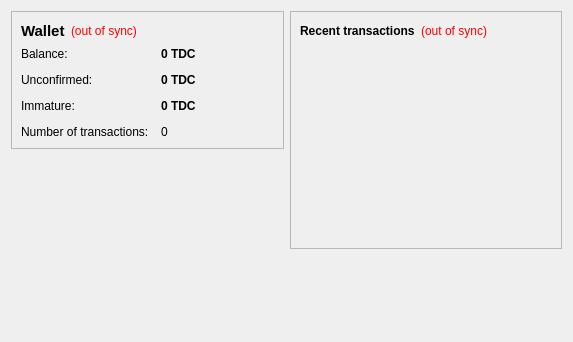
<?xml version="1.0" encoding="UTF-8"?>
<ui version="4.0">
 <class>OverviewPage</class>
 <widget class="QWidget" name="OverviewPage">
  <property name="geometry">
   <rect>
    <x>0</x>
    <y>0</y>
    <width>573</width>
    <height>342</height>
   </rect>
  </property>
  <property name="windowTitle">
   <string>Form</string>
  </property>
  <layout class="QHBoxLayout" name="horizontalLayout" stretch="1,1">
   <item>
    <layout class="QVBoxLayout" name="verticalLayout_2">
     <item>
      <widget class="QFrame" name="frame">
       <property name="frameShape">
        <enum>QFrame::StyledPanel</enum>
       </property>
       <property name="frameShadow">
        <enum>QFrame::Raised</enum>
       </property>
       <layout class="QVBoxLayout" name="verticalLayout_4">
        <item>
         <layout class="QHBoxLayout" name="horizontalLayout_4">
          <item>
           <widget class="QLabel" name="label_5">
            <property name="font">
             <font>
              <pointsize>11</pointsize>
              <weight>75</weight>
              <bold>true</bold>
             </font>
            </property>
            <property name="text">
             <string>Wallet</string>
            </property>
           </widget>
          </item>
          <item>
           <widget class="QLabel" name="labelWalletStatus">
            <property name="toolTip">
             <string>The displayed information may be out of date. Your wallet automatically synchronizes with the TradeCoin network after a connection is established, but this process has not completed yet.</string>
            </property>
            <property name="styleSheet">
             <string notr="true">QLabel { color: red; }</string>
            </property>
            <property name="text">
             <string notr="true">(out of sync)</string>
            </property>
            <property name="alignment">
             <set>Qt::AlignLeading|Qt::AlignLeft|Qt::AlignVCenter</set>
            </property>
           </widget>
          </item>
          <item>
           <spacer name="horizontalSpacer_2">
            <property name="orientation">
             <enum>Qt::Horizontal</enum>
            </property>
            <property name="sizeHint" stdset="0">
             <size>
              <width>40</width>
              <height>20</height>
             </size>
            </property>
           </spacer>
          </item>
         </layout>
        </item>
        <item>
         <layout class="QFormLayout" name="formLayout_2">
          <property name="fieldGrowthPolicy">
           <enum>QFormLayout::AllNonFixedFieldsGrow</enum>
          </property>
          <property name="horizontalSpacing">
           <number>12</number>
          </property>
          <property name="verticalSpacing">
           <number>12</number>
          </property>
          <item row="0" column="0">
           <widget class="QLabel" name="label">
            <property name="text">
             <string>Balance:</string>
            </property>
           </widget>
          </item>
          <item row="0" column="1">
           <widget class="QLabel" name="labelBalance">
            <property name="font">
             <font>
              <weight>75</weight>
              <bold>true</bold>
             </font>
            </property>
            <property name="cursor">
             <cursorShape>IBeamCursor</cursorShape>
            </property>
            <property name="toolTip">
             <string>Your current balance</string>
            </property>
            <property name="text">
             <string notr="true">0 TDC</string>
            </property>
            <property name="textInteractionFlags">
             <set>Qt::LinksAccessibleByMouse|Qt::TextSelectableByKeyboard|Qt::TextSelectableByMouse</set>
            </property>
           </widget>
          </item>
          <item row="1" column="0">
           <widget class="QLabel" name="label_3">
            <property name="text">
             <string>Unconfirmed:</string>
            </property>
           </widget>
          </item>
          <item row="1" column="1">
           <widget class="QLabel" name="labelUnconfirmed">
            <property name="font">
             <font>
              <weight>75</weight>
              <bold>true</bold>
             </font>
            </property>
            <property name="cursor">
             <cursorShape>IBeamCursor</cursorShape>
            </property>
            <property name="toolTip">
             <string>Total of transactions that have yet to be confirmed, and do not yet count toward the current balance</string>
            </property>
            <property name="text">
             <string notr="true">0 TDC</string>
            </property>
            <property name="textInteractionFlags">
             <set>Qt::LinksAccessibleByMouse|Qt::TextSelectableByKeyboard|Qt::TextSelectableByMouse</set>
            </property>
           </widget>
          </item>
          <item row="3" column="0">
           <widget class="QLabel" name="label_2">
            <property name="text">
             <string>Number of transactions:</string>
            </property>
           </widget>
          </item>
          <item row="3" column="1">
           <widget class="QLabel" name="labelNumTransactions">
            <property name="toolTip">
             <string>Total number of transactions in wallet</string>
            </property>
            <property name="text">
             <string notr="true">0</string>
            </property>
           </widget>
          </item>
          <item row="2" column="0">
           <widget class="QLabel" name="labelImmatureText">
            <property name="text">
             <string>Immature:</string>
            </property>
           </widget>
          </item>
          <item row="2" column="1">
           <widget class="QLabel" name="labelImmature">
            <property name="font">
             <font>
              <weight>75</weight>
              <bold>true</bold>
             </font>
            </property>
            <property name="toolTip">
             <string>Mined balance that has not yet matured</string>
            </property>
            <property name="text">
             <string notr="true">0 TDC</string>
            </property>
            <property name="textInteractionFlags">
             <set>Qt::LinksAccessibleByMouse|Qt::TextSelectableByKeyboard|Qt::TextSelectableByMouse</set>
            </property>
           </widget>
          </item>
         </layout>
        </item>
       </layout>
      </widget>
     </item>
     <item>
      <spacer name="verticalSpacer">
       <property name="orientation">
        <enum>Qt::Vertical</enum>
       </property>
       <property name="sizeHint" stdset="0">
        <size>
         <width>20</width>
         <height>40</height>
        </size>
       </property>
      </spacer>
     </item>
    </layout>
   </item>
   <item>
    <layout class="QVBoxLayout" name="verticalLayout_3">
     <item>
      <widget class="QFrame" name="frame_2">
       <property name="frameShape">
        <enum>QFrame::StyledPanel</enum>
       </property>
       <property name="frameShadow">
        <enum>QFrame::Raised</enum>
       </property>
       <layout class="QVBoxLayout" name="verticalLayout">
        <item>
         <layout class="QHBoxLayout" name="horizontalLayout_2">
          <item>
           <widget class="QLabel" name="label_4">
            <property name="text">
             <string>&lt;b&gt;Recent transactions&lt;/b&gt;</string>
            </property>
           </widget>
          </item>
          <item>
           <widget class="QLabel" name="labelTransactionsStatus">
            <property name="toolTip">
             <string>The displayed information may be out of date. Your wallet automatically synchronizes with the TradeCoin network after a connection is established, but this process has not completed yet.</string>
            </property>
            <property name="styleSheet">
             <string notr="true">QLabel { color: red; }</string>
            </property>
            <property name="text">
             <string notr="true">(out of sync)</string>
            </property>
            <property name="alignment">
             <set>Qt::AlignRight|Qt::AlignTrailing|Qt::AlignVCenter</set>
            </property>
           </widget>
          </item>
          <item>
           <spacer name="horizontalSpacer">
            <property name="orientation">
             <enum>Qt::Horizontal</enum>
            </property>
            <property name="sizeHint" stdset="0">
             <size>
              <width>40</width>
              <height>20</height>
             </size>
            </property>
           </spacer>
          </item>
         </layout>
        </item>
        <item>
         <widget class="QListView" name="listTransactions">
          <property name="styleSheet">
           <string notr="true">QListView { background: transparent; }</string>
          </property>
          <property name="frameShape">
           <enum>QFrame::NoFrame</enum>
          </property>
          <property name="verticalScrollBarPolicy">
           <enum>Qt::ScrollBarAlwaysOff</enum>
          </property>
          <property name="horizontalScrollBarPolicy">
           <enum>Qt::ScrollBarAlwaysOff</enum>
          </property>
          <property name="selectionMode">
           <enum>QAbstractItemView::NoSelection</enum>
          </property>
         </widget>
        </item>
       </layout>
      </widget>
     </item>
     <item>
      <spacer name="verticalSpacer_2">
       <property name="orientation">
        <enum>Qt::Vertical</enum>
       </property>
       <property name="sizeHint" stdset="0">
        <size>
         <width>20</width>
         <height>40</height>
        </size>
       </property>
      </spacer>
     </item>
    </layout>
   </item>
  </layout>
 </widget>
 <resources/>
 <connections/>
</ui>
